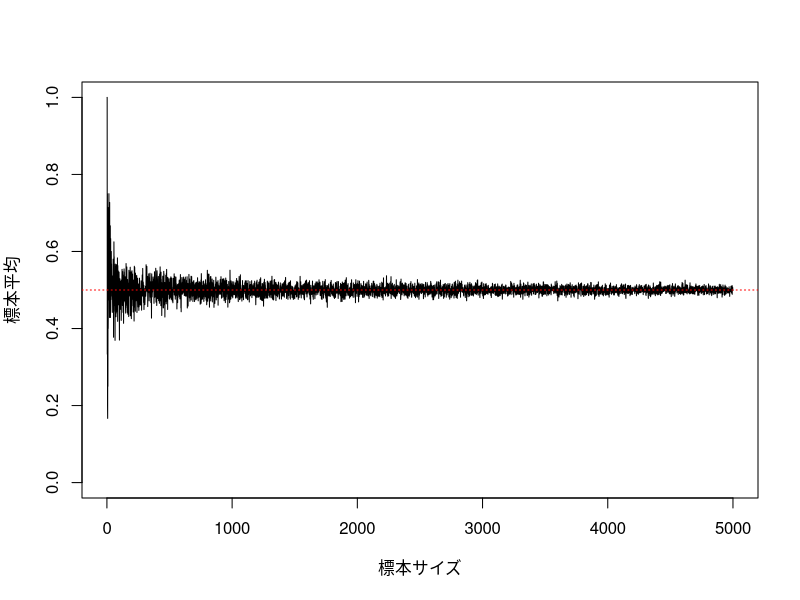
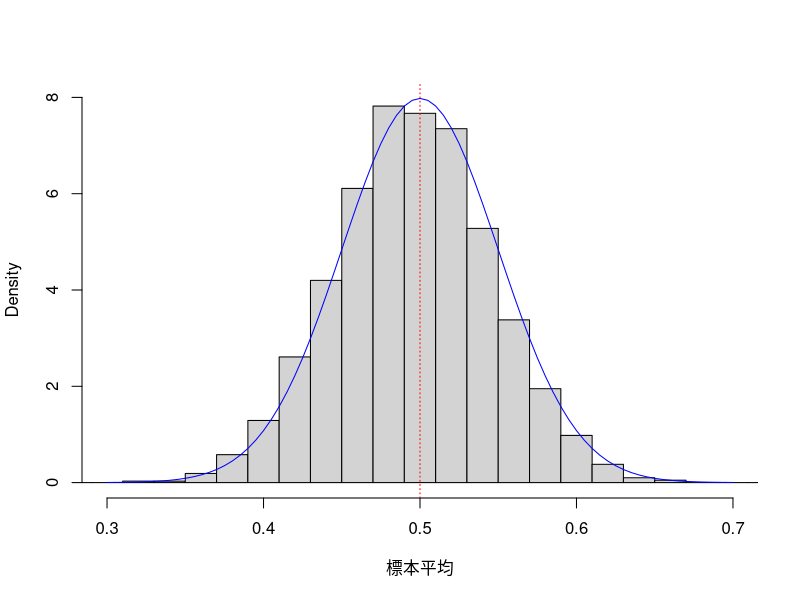

These charts were generated, in order, by the following R code:
x <- rep(NA, 5)

for (i in 1:5) {
  x[i] <- i * 2
}
x

set.seed(12345)

# 大数の法則
n <- 5000
sim <- rep(NA, n)

for (i in 1:n) {
  spl <- sample(c(1,0), i, replace = TRUE, prob = c(0.5, 0.5))
  sim[i] <- mean(spl)
}

plot(1:n, sim, type = "l", ylim = c(0, 1), xlab = "標本サイズ", ylab = "標本平均")
abline(h = 0.5, lty = "dotted", col = "red")

# 中心極限定理
n <-　100
k <- 5000
sim <- rep(NA, k)

for (i in 1:k) {
  spl <- sample(c(1,0), n, replace = TRUE, prob = c(0.5, 0.5))
  sim[i] <- mean(spl)
}

hist(sim, freq = FALSE, breaks = seq(0.25, 0.75, 0.02),
     xlim = c(0.3, 0.7), ylim = c(0, 8),
     xlab = "標本平均", main = "")
abline(v = 0.5, lty = "dotted", col = "red")
x <- seq(from = 0.3, to = 0.7, by = 0.005)
lines(x, dnorm(x, mean = 0.5, sd = sqrt(0.25 / n)), col = "blue")


# 実際のデータを用いてt検定
utasv <- read.csv("utasv.csv", fileEncoding = "SJIS", na.strings = c("NA", "", "66", "99", "999"))
utasv$W1Q16_2_R <- utasv$W1Q16_2
utasv$W1Q16_2_R[utasv$W1Q16_2 == 1] <- 5
utasv$W1Q16_2_R[utasv$W1Q16_2 == 2] <- 4
utasv$W1Q16_2_R[utasv$W1Q16_2 == 4] <- 2
utasv$W1Q16_2_R[utasv$W1Q16_2 == 5] <- 1

tapply(utasv$W1Q16_2_R, utasv$W1F1, mean, na.rm = TRUE)
t.test(utasv$W1Q16_2_R ~ utasv$W1F1)

# 新聞による右傾化、左傾化の検定
utasv <- read.csv("utasv.csv", fileEncoding = "SJIS", na.strings = c("NA", "", "66", "99", "999"))
utasv$W2Q26_1
t.test(utasv$W2Q21 ~ utasv$W2Q26_1)



